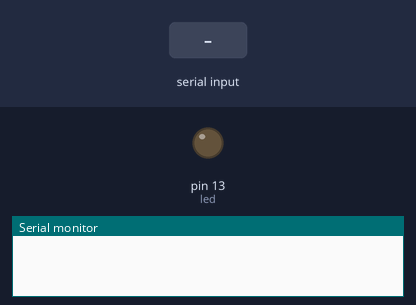
This sketch was run on a simulated Arduino Uno, built with avr-gcc and run on an emulated ATmega328P. Shown: output pins drawn as LEDs (lit = HIGH), the last lines printed to the serial monitor. Inputs (shaded band) come from the test bench.

Above: at 1.2 s.
1.3 s: "a" received over Serial
At 2.5 s:
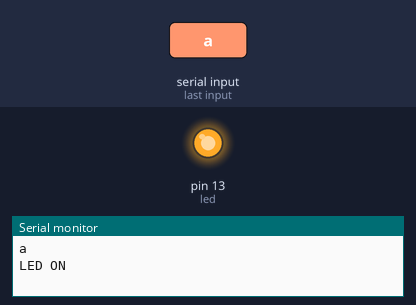
2.8 s: "b" received over Serial
At 3.8 s:
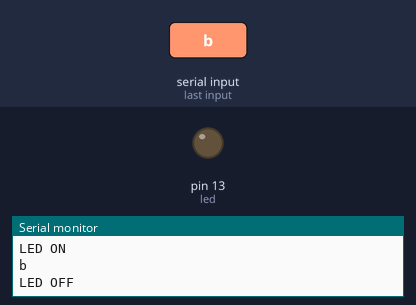
Timing chart, 0 to 5.8 s (numbered marks = the images above; inputs shaded):
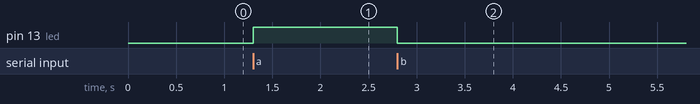

Measured:
- after the input at 1.3 s, pin 13 (led): LOW → HIGH at once
- after the input at 2.8 s, pin 13 (led): HIGH → LOW at once

The sketch:

Arduino_Led_PC.ino
```cpp
/*
  LED PC
  Al enviar un "1" desde la PC, el Arduino UNO
  detecta y enciende un LED colocado en Pin 13

  * Funcionando Correctamente en REAL
*/

int led = 13;
char c;

void setup(){

Serial.begin(9600);
pinMode(led, OUTPUT);        // Led como salida
Serial.flush();              // Limpia el Buffer Serial de la PC
}

void loop() {
   if (Serial.available()>0){

     c=Serial.read();

     if (c== 'a'){
        digitalWrite(led, HIGH); //Si el valor de input es 1, se enciende el led
        Serial.println( c );    // Imprimir lectura en el monitor serial
        Serial.println( "LED ON" );

     }

     if ( c == 'b'){
        digitalWrite(led, LOW); //Si el valor de input es diferente de 1, se apaga el LED
        Serial.println( c );                // Imprimir en el monitor serial
        Serial.println( "LED OFF" );
     }
     delay(100);
   }
   Serial.flush();
}
```
